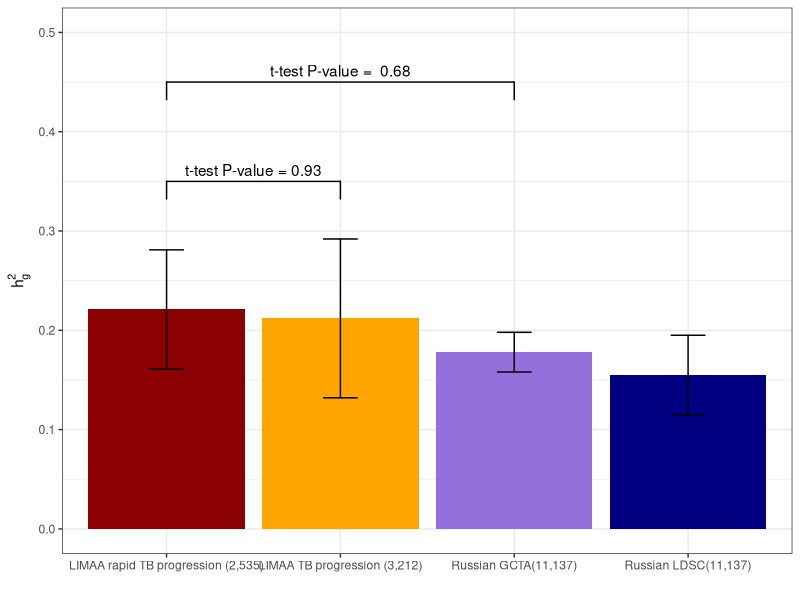
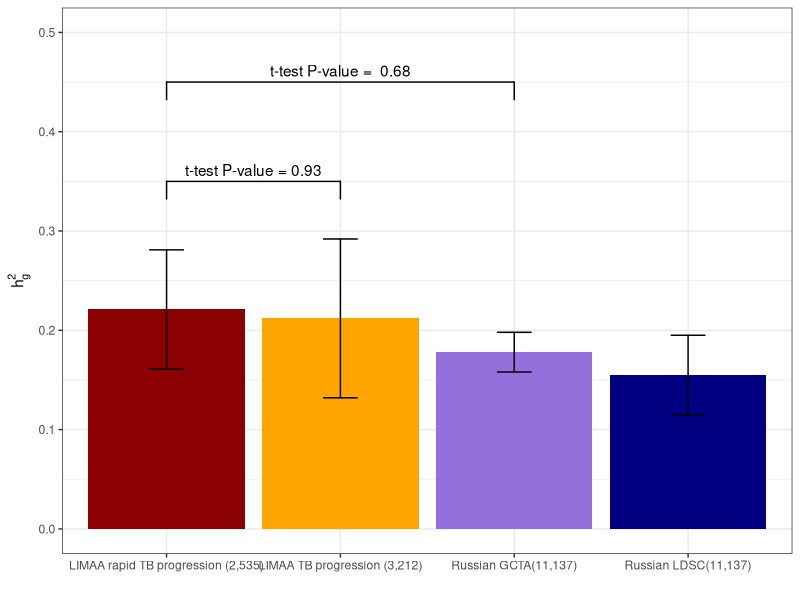

Reproduce these figures in R, in order.
library(ggplot2)
library(ggsignif)

# original estimates
limaa_h2<-data.frame(h2=0.212,se=0.08,N=3212)
limaa_clustered_h2<-data.frame(h2=0.221,se=0.06,N=2535)
russian_ldsc<-data.frame(h2=0.155,se=0.04,N=11137)
russian_gcta<-data.frame(h2=0.178,se=0.02,N=11137)

df<-rbind(limaa_h2,limaa_clustered_h2,russian_ldsc,russian_gcta)

df<-cbind(df,Study=c("LIMAA TB progression (3,212)","LIMAA rapid TB progression (2,535)",
                     "Russian LDSC(11,137)","Russian GCTA(11,137)"))

df$pval<-2*pnorm(-abs(df$h2/df$se))

#plot 
myColors <- c("darkred","orange","mediumpurple","navyblue")
names(myColors) <- levels(df$Study)
colScale <- scale_fill_manual(name = "Study",values = myColors)

p<-ggplot(df,aes(x=Study,y=h2,fill=Study))+geom_bar(stat="identity",position=position_dodge())+
  geom_errorbar(aes(ymin=h2-se,ymax=h2+se),width=.2,position=position_dodge(.9))
p1<-p+theme_bw()+scale_fill_manual(values=myColors)+ylim(0,.5)+
  ylab(expression(h[g]^2))+theme(legend.position="none")+xlab("")

my_comparisons <- list( c("LIMAA TB progression (3,212)","LIMAA rapid TB progression (2,535)"), 
                        c("LIMAA TB progression (3,212)", "Russian GCTA(11,137)") )

#define p-value function for comparing two h2g estimates
compare<-function(df=stats){
  #standard deviation
  df$sd1i<-with(df,se1i*sqrt(n1i))
  df$sd2i<-with(df,se2i*sqrt(n2i))
  
  df$d<-with(df,m1i-m2i)
  df$s<-with(df,sqrt(((n1i-1)*sd1i^2 + (n2i-1)*sd2i^2)/(n1i + n2i - 2)))
  
  df$v<-with(df,s^2*(1/n1i+1/n2i))
  df$v2<-with(df,sd1i^2/n1i+sd2i^2/n2i)
  df$se<-with(df,sqrt(v)) #assuming same population deviance
  df$se2<-with(df,sqrt(v2)) #assuming different deviance
  df$tval<-with(df,d/se)
  df$tval2<-with(df,d/se2)
  df$pval <- 2 * with(df, pt(abs(d/se), df = n1i + n2i - 2, lower.tail=FALSE))
  df$pval2 <- 2 * with(df, pt(abs(d/se2), df = n1i + n2i - 2, lower.tail=FALSE))
  df$sig <- ifelse(df$pval<0.05/3,1,0)
  df$sig2<-ifelse(df$pval2<0.05/3,1,0)
  
  return(df)
}

# progression vs rapid progression (clustered cases only)
stats<-data.frame(Comparison="progression vs rapid progression",
                  m1i=df[1,]$h2,se1i=df[1,]$se,
                  m2i=df[2,]$h2,se2i=df[2,]$se,
                  n1i=df[1,]$N,n2i=df[2,]$N)

s1<-compare(stats)

# TB progression vs Russian GWAS GCTA
stats<-data.frame(Comparison="LIMAA vs Russian",
                     m1i=df[df$Study=="LIMAA TB progression (3,212)",]$h2,
                  se1i=df[df$Study=="LIMAA TB progression (3,212)",]$se,
                           m2i=df[4,]$h2,se2i=df[4,]$se, 
                  n1i=df[1,]$N,n2i=df[4,]$N)

s2<-compare(stats)

p1+ 
  geom_signif(y_position=c(0.35, 0.45), xmin=c(1, 1), xmax=c(2, 3),
              annotation=c(paste("t-test P-value =",round(s1$pval2,2)), paste("t-test P-value = ",round(s2$pval2,2))), tip_length=.1)

ggsave(filename='figures/SF6_heritability_estimates.pdf',width=10,height=7)
